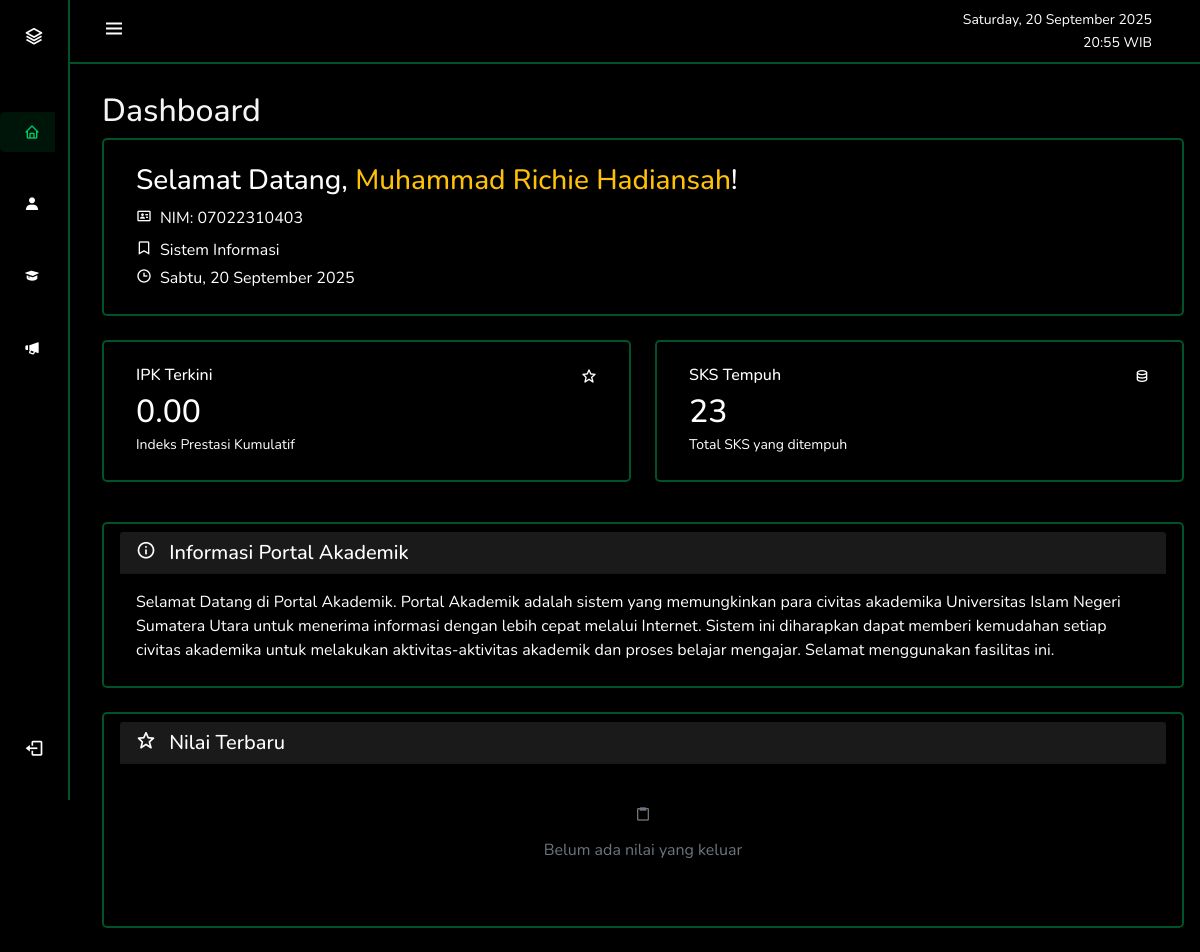
Page /views/mahasiswa/dashboard.php (signed in) on the committed database.
### tables this page shows
CREATE TABLE `mahasiswa` (
  `id` int(11) NOT NULL,
  `nim` varchar(20) NOT NULL,
  `nama` varchar(100) NOT NULL,
  `prodi` varchar(10) NOT NULL,
  `alamat` text DEFAULT NULL,
  `nohp` varchar(15) DEFAULT NULL,
  `email` varchar(100) DEFAULT NULL,
  `user_id` int(11) DEFAULT NULL,
  `foto_profil` varchar(255) DEFAULT NULL,
  `semester_aktif` int(11) DEFAULT 1 COMMENT 'Semester aktif mahasiswa'
);

CREATE TABLE `program_studi` (
  `kode_prodi` varchar(10) NOT NULL,
  `nama_prodi` varchar(100) NOT NULL,
  `fakultas` varchar(100) DEFAULT NULL
);

### views/mahasiswa/dashboard.php (the view, shortened to what this page needs)
<?php
require_once '../../includes/config.php';
$user_id = $_SESSION['user_id'];
$mahasiswa_sql = "SELECT m.*, ps.nama_prodi
                  FROM mahasiswa m
                  LEFT JOIN program_studi ps ON m.prodi = ps.kode_prodi
                  WHERE m.user_id = ?";
$mahasiswa_stmt = $conn->prepare($mahasiswa_sql);
$mahasiswa_stmt->bind_param("i", $user_id);
$mahasiswa_stmt->execute();
$mahasiswa_result = $mahasiswa_stmt->get_result();
$mahasiswa_data = $mahasiswa_result->fetch_assoc();
$ipk_sql = "SELECT AVG(
                CASE
                    WHEN dn.grade = 'A' THEN 4.0
                    WHEN dn.grade = 'A-' THEN 3.7
                    WHEN dn.grade = 'B+' THEN 3.3
                    WHEN dn.grade = 'B' THEN 3.0
                    WHEN dn.grade = 'B-' THEN 2.7
                    WHEN dn.grade = 'C+' THEN 2.3
                    WHEN dn.grade = 'C' THEN 2.0
                    WHEN dn.grade = 'D' THEN 1.0
                    ELSE 0.0
                END
            ) as ipk
            FROM data_nilai dn
            WHERE dn.mahasiswa_id = ?";
$ipk_stmt = $conn->prepare($ipk_sql);
$ipk_stmt->bind_param("i", $mahasiswa_data['id']);
$ipk_stmt->execute();
$ipk = $ipk_stmt->get_result()->fetch_assoc()['ipk'] ?? 0;
$sks_sql = "SELECT SUM(mk.sks) as total_sks
            FROM krs k
            JOIN jadwal_kuliah j ON k.jadwal_id = j.id
            JOIN matkul mk ON j.matkul_id = mk.id
            WHERE k.mahasiswa_id = ? AND k.status = 'aktif'";
$sks_stmt = $conn->prepare($sks_sql);
$sks_stmt->bind_param("i", $mahasiswa_data['id']);
$sks_stmt->execute();
$total_sks = $sks_stmt->get_result()->fetch_assoc()['total_sks'] ?? 0;
$hari_ini = date('l');
$hari_indonesia = [
    'Monday' => 'Senin',
    'Tuesday' => 'Selasa',
    'Wednesday' => 'Rabu',
    'Thursday' => 'Kamis',
    'Friday' => 'Jumat',
    'Saturday' => 'Sabtu',
    'Sunday' => 'Minggu'
];
$nilai_terbaru_sql = "SELECT dn.*, mk.matakuliah, mk.sks, d.nama as nama_dosen
                      FROM data_nilai dn
                      JOIN jadwal_kuliah j ON dn.jadwal_id = j.id
                      JOIN matkul mk ON j.matkul_id = mk.id
                      JOIN dosen d ON j.dosen_nip = d.nip
                      WHERE dn.mahasiswa_id = ?
                      ORDER BY dn.created_at DESC
                      LIMIT 3";
$nilai_terbaru_stmt = $conn->prepare($nilai_terbaru_sql);
$nilai_terbaru_stmt->bind_param("i", $mahasiswa_data['id']);
$nilai_terbaru_stmt->execute();
$nilai_terbaru = $nilai_terbaru_stmt->get_result();
$current_date = date('l, d F Y');
$current_time = date('H:i');
?>
<!DOCTYPE html>
<html lang="id">
  <head>
    <link rel="stylesheet" href="https://cdn.jsdelivr.net/npm/bootstrap@5.0.0-beta1/dist/css/bootstrap.min.css" />
    <link rel="stylesheet" href="https://cdn.jsdelivr.net/npm/boxicons@latest/css/boxicons.min.css" />
    <link rel="stylesheet" href="../../css/style.css" />
    <link rel="stylesheet" href="../../css/table.css" />
  </head>
  <body id="body-pd">
    <header class="header" id="header">
      <div class="header_toggle">
        <i class="bx bx-menu" id="header-toggle"></i>
      </div>
      <div class="d-flex align-items-center ms-auto">
        <div class="text-end me-3" style="color: white;">
          <small class="d-block"><?php echo $current_date; ?></small>
          <small><?php echo $current_time; ?> WIB</small>
        </div>
      </div>
    </header>
    <div class="l-navbar" id="nav-bar">
      <nav class="nav">
        <div>
          <a href="#" class="nav_logo">
            <i class="bx bx-layer nav_logo-icon"></i>
            <span class="nav_logo-name">UIN Sumatera Utara</span><br />
          </a>
          <div class="nav_list">
            <a href="#" class="nav_link active">
              <i class="bx bx-home"></i>
            </a>
            <a href="pages/biodata.php" class="nav_link">
              <i class="bx bxs-user"></i>
            </a>
            <div class="accordion-item bg-transparent border-0">
              <a class="nav_link collapsed" data-bs-toggle="collapse" href="#submenuAkademik" role="button" aria-expanded="false" aria-controls="submenuAkademik">
                <i class="bx bxs-graduation"></i>
              </a>
            </div>
            <a href="#" class="nav_link">
              <i class="bx bxs-megaphone"></i>
            </a>
          </div>
        </div>
        <a href="../../logout.php" class="nav_link">
          <i class='bx bx-log-out nav_icon'></i>
        </a>
      </nav>
    </div>
    <main>
      <div class="main-content">
        <h2>Dashboard</h2>
      </div>
        <div class="card welcome-card mb-4 fade-in">
          <div class="card-body">
              <div class="row align-items-center">
                  <div class="col-md-8">
                      <div class="d-flex align-items-center">
                          <div class="flex-grow-1">
                              <h3 class="mb-2">Selamat Datang, <span class="text-warning"><?php echo htmlspecialchars($mahasiswa_data['nama']); ?></span>!</h3>
                              <p class="mb-2"><i class="bx bx-id-card me-2"></i>NIM: <?php echo htmlspecialchars($mahasiswa_data['nim']); ?></p>
                              <p class="mb-1"><i class="bx bx-bookmark me-2"></i><?php echo htmlspecialchars($mahasiswa_data['nama_prodi'] ?? 'Belum memiliki program studi'); ?></p>
                              <p class="mb-0"><i class="bx bx-time me-2"></i><?php echo $hari_indonesia[$hari_ini]; ?>, <?php echo date('d F Y'); ?></p>
                          </div>
                      </div>
                  </div>
              </div>
          </div>
      </div>
      <div class="row mb-4">
          <div class="col-lg-6 col-md-6 mb-3">
              <div class="card stats-card fade-in">
                  <div class="card-body">
                      <div class="d-flex justify-content-between">
                          <div>
                              <h6 class="card-title">IPK Terkini</h6>
                              <h2 class="mb-0"><?= number_format($ipk, 2); ?></h2>
                              <small>Indeks Prestasi Kumulatif</small>
                          </div>
                          <div class="stats-icon">
                              <i class="bx bx-star"></i>
                          </div>
                      </div>
                  </div>
              </div>
          </div>
          <div class="col-lg-6 col-md-6 mb-3">
              <div class="card stats-card fade-in">
                  <div class="card-body">
                      <div class="d-flex justify-content-between">
                          <div>
                              <h6 class="card-title">SKS Tempuh</h6>
                              <h2 class="mb-0"><?= $total_sks; ?></h2>
                              <small>Total SKS yang ditempuh</small>
                          </div>
                          <div class="stats-icon">
                              <i class="bx bx-data"></i>
                          </div>
                      </div>
                  </div>
              </div>
          </div>
      </div>
      <div class="row mb-4">
          <div class="col-lg-12">
              <div class="card fade-in">
                  <div class="card-header text-white" style="background-color: #ffffff1a;">
                      <h5 class="mb-0">
                          <i class="bx bx-info-circle me-2"></i>
                          Informasi Portal Akademik
                      </h5>
                  </div>
                  <div class="card-body">
                      <p class="card-text">Selamat Datang di Portal Akademik. Portal Akademik adalah sistem yang memungkinkan para civitas akademika Universitas Islam Negeri Sumatera Utara untuk menerima informasi dengan lebih cepat melalui Internet. Sistem ini diharapkan dapat memberi kemudahan setiap civitas akademika untuk melakukan aktivitas-aktivitas akademik dan proses belajar mengajar. Selamat menggunakan fasilitas ini.</p>
                  </div>
              </div>
          </div>
      </div>
      <div class="row">
          <div class="col-lg-12 mb-4">
              <div class="card fade-in">
                  <div class="card-header text-white" style="background-color: #ffffff1a;">
                      <h5 class="mb-0">
                          <i class="bx bx-star me-2"></i>
                          Nilai Terbaru
                      </h5>
                  </div>
                  <div class="card-body">
                      <?php if ($nilai_terbaru->num_rows > 0): ?>
                        <div class="table-responsive">
                            <table class="table-custom">
                                <thead class="table-dark">
                                      <tr>
                                          <th>Mata Kuliah</th>
                                          <th>Dosen</th>
                                          <th>Nilai</th>
                                          <th>Grade</th>
                                      </tr>
                                  </thead>
                                  <tbody>
                                      <?php while ($nilai = $nilai_terbaru->fetch_assoc()): ?>
                                      <tr>
                                          <td><?= htmlspecialchars($nilai['matakuliah']) ?></td>
                                          <td><?= htmlspecialchars($nilai['nama_dosen']) ?></td>
                                          <td><?= number_format($nilai['nilai_akhir'], 2) ?></td>
                                          <td><span class="grade-badge grade-<?= $nilai['grade'] ?>"><?= $nilai['grade'] ?></span></td>
                                      </tr>
                                      <?php endwhile; ?>
                                  </tbody>
                              </table>
                          </div>
                      <?php else: ?>
                          <div class="text-center py-4">
                              <i class="bx bx-clipboard fa-3x text-muted mb-3"></i>
                              <p class="text-muted">Belum ada nilai yang keluar</p>
                          </div>
                      <?php endif; ?>
                  </div>
              </div>
          </div>
      </div>
    </main>
  </body>
</html>

### css/style.css (style rules this page uses)
:root { --header-height: 3rem; --nav-width: 70px; --body-font: "Nunito", sans-serif; --normal-font-size: 1rem; --z-fixed: 100; }
body { position: relative; margin: var(--header-height) 0 0 0; padding: 0 1rem; font-family: var(--body-font); font-size: var(--normal-font-size); background-color: black; color: #f5f5f5; transition: 0.5s; overflow-x: hidden; }
a { text-decoration: none; }
.header { width: 100%; height: var(--header-height); position: fixed; top: 0; left: 0; display: flex; align-items: center; justify-content: space-between; padding: 0 1rem; background-color: rgb(0, 0, 0); border-bottom: 2px solid #00cc6666; z-index: var(--z-fixed); transition: 0.5s; }
.header_toggle { color: rgb(255, 255, 255); font-size: 1.5rem; cursor: pointer; }
.header_toggle::after { margin-left: 150px; }
.l-navbar { position: fixed; top: 0; left: -30%; width: var(--nav-width); height: 100vh; background-color: black; padding: 0.5rem 0.5rem 0 0; transition: 0.5s; z-index: var(--z-fixed); border-right: 2px solid #00cc6666; }
.nav { height: 100%; display: flex; flex-direction: column; justify-content: space-between; overflow: hidden; }
.nav_logo, .nav_link { display: grid; grid-template-columns: max-content max-content; align-items: center; column-gap: 1rem; padding: 0.5rem 0 0.5rem 1.5rem; color: #ffffff; }
.nav_logo { margin-bottom: 2rem; }
.nav_logo-icon { font-size: 1.25rem; color: rgb(255, 255, 255); }
.nav_link { position: relative; color: rgb(255, 255, 255); margin-bottom: 2rem; transition: 0.3s; border-radius: 5px; }
.nav_icon { font-size: 1.25rem; }
.active { color: #00cc66; background-color: #00cc661a; border-radius: 5px; transition: all 0.3s ease-in-out; }
.active::before { display: block; background-color: #00cc6666; }
main { margin-top: 5.75rem !important; }
.stats-card { transition: all 0.3s; }
.card { display: flex; justify-content: space-between; align-items: left; padding: 0.5rem 1rem; background-color: #000000; border-radius: 5px; color: #ffffff; text-align: left; position: relative; flex-direction: column; min-width: 0; word-wrap: break-word; background-clip: border-box; border: 2px solid #00cc6666; }
@media screen and (min-width: 768px) { body { margin: calc(var(--header-height) + 1rem) 0 0 0; padding-left: calc(var(--nav-width) + 2rem); } }
@media screen and (min-width: 768px) { .header { height: calc(var(--header-height) + 1rem); padding: 0 2rem 0 calc(var(--nav-width) + 2rem); } }
@media screen and (min-width: 768px) { .l-navbar { left: 0; padding: 1rem 0.8rem 0 0; } }

### rows in the picture
mahasiswa: nama "Muhammad Richie Hadiansah", nim "07022310403", prodi.nama_prodi "Sistem Informasi"

### other values in the picture
$ipk "0.00"
$total_sks "23"
